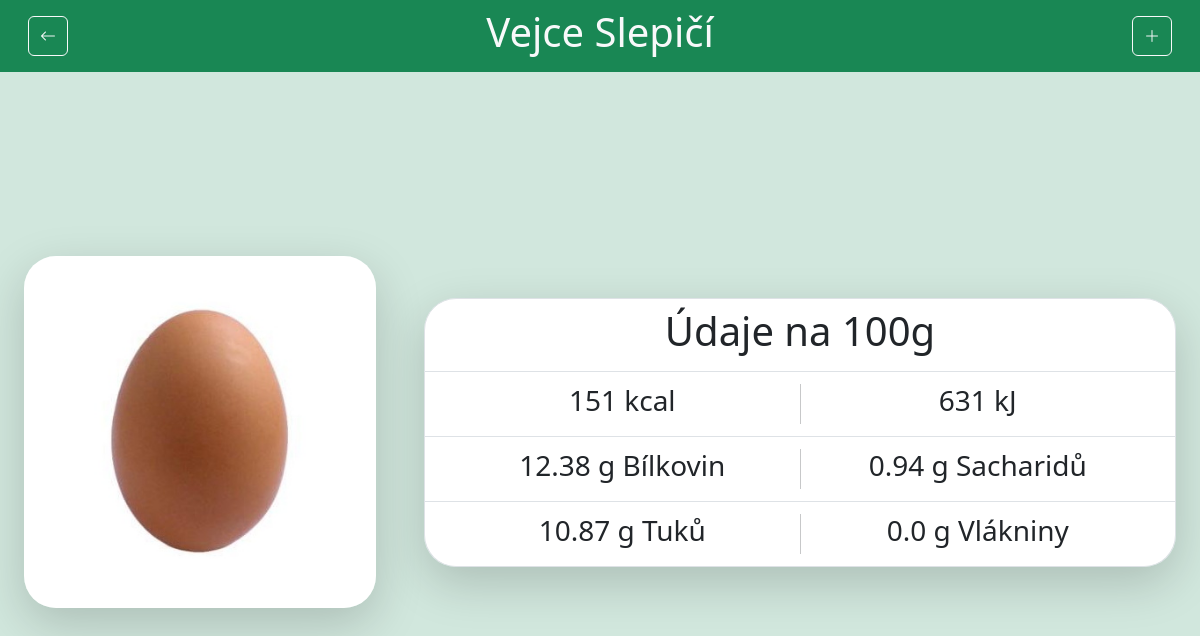
/detail-potraviny/1, run on the app's committed database.
### main/models.py (models this page shows, shortened)
class Food(models.Model):
    name = models.CharField(max_length=300)
    photo = models.ImageField(upload_to="images/", null=True, blank=True)
    kcalPer100g = models.IntegerField(null=True, blank=True)
    proteinPer100g = models.FloatField(null=True, blank=True)
    carbsPer100g = models.FloatField(null=True, blank=True)
    fatPer100g = models.FloatField(null=True, blank=True)
    fiberPer100g = models.FloatField(null=True, blank=True)
    grams_per_teaspoon = models.FloatField(null=True, blank=True)
    grams_per_tablespoon = models.FloatField(null=True, blank=True)
    grams_per_piece = models.FloatField(null=True, blank=True)
    def get_kJPer100g(self):
        return int(self.kcalPer100g * 4.185)

### main/views.py (the view)
# urls.py: path('detail-potraviny/<int:food_id>', views.food_detail, name='food_detail'),
def food_detail(request, food_id):
    item = FoodAndMeal.objects.get(id=food_id)
    if item.type == "food":
        food = Food.objects.get(id=item.food.id)
        return render(request, 'main/detail-potraviny.html', {'food': food})
    elif item.type == "meal":
        meal = Meal.objects.get(id=item.meal.id)
        return render(request, 'main/detail-jidla.html', {'meal': meal})

### main/templates/main/detail-potraviny.html (shortened to what this page needs)
{% extends 'main/potravina-navbar.html' %}
{% block jmeno-potraviny %}
{{ food.name }}
{% endblock %}
{% block content %}
    <div class="row text-center align-items-center" style="height: 90vh; width: 100vw;">
        <div class="col-md-4 p-4">
            <img src="{{ food.photo.url }}" class=" w-100 shadow-lg rounded-5" alt="orazek">
        </div>
        <div class="col-md-8 p-4">
            <div class="list-group rounded-5 shadow-lg">
                <div class="list-group-item">
                    <h1>Údaje na 100g</h1>
                </div>
                <div class="list-group-item">
                    <h1 class="m-1 d-flex justify-content-evenly" >
                        <div class="fs-3" style="flex: 1 1 0;">{{ food.kcalPer100g }} kcal</div>
                        <div class="fs-3" style="flex: 1 1 0;">{{ food.get_kJPer100g }} kJ</div>
                    </h1>
                </div>
                <div class="list-group-item">
                    <h1 class="m-1 d-flex justify-content-evenly" style="flex: 1 1 0;">
                        <div class="fs-3" style="flex: 1 1 0;">{{ food.proteinPer100g }} g Bílkovin</div>
                        <div class="fs-3" style="flex: 1 1 0;">{{ food.carbsPer100g }} g Sacharidů</div>
                    </h1>
                </div>
                <div class="list-group-item">
                    <h1 class="m-1 d-flex justify-content-evenly" style="flex: 1 1 0;">
                        <div class="fs-3" style="flex: 1 1 0;">{{ food.fatPer100g }} g Tuků</div>
                        <div class="fs-3" style="flex: 1 1 0;">{{ food.fiberPer100g }} g Vlákniny</div>
                    </h1>
                </div>
            </div>
        </div>
    </div>
{% endblock %}

### data on the page
Food: name "Vejce Slepičí", photo (picture), kcalPer100g "151", get_kJPer100g "631", proteinPer100g "12.38", carbsPer100g "0.94", fatPer100g "10.87", fiberPer100g "0.0"
